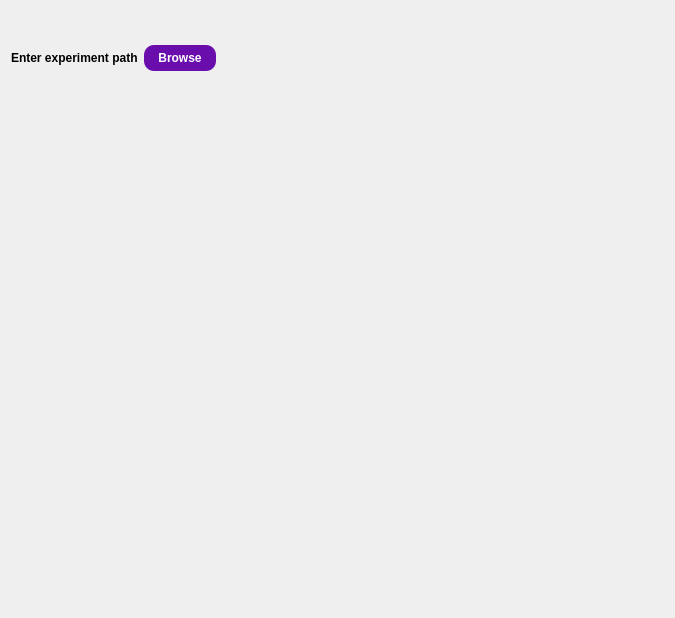
<?xml version="1.0" encoding="UTF-8"?>
<ui version="4.0">
 <class>PlotStatsInitWidget</class>
 <widget class="QWidget" name="PlotStatsInitWidget">
  <property name="enabled">
   <bool>true</bool>
  </property>
  <property name="geometry">
   <rect>
    <x>0</x>
    <y>0</y>
    <width>675</width>
    <height>618</height>
   </rect>
  </property>
  <property name="sizePolicy">
   <sizepolicy hsizetype="Fixed" vsizetype="Fixed">
    <horstretch>0</horstretch>
    <verstretch>0</verstretch>
   </sizepolicy>
  </property>
  <property name="minimumSize">
   <size>
    <width>120</width>
    <height>0</height>
   </size>
  </property>
  <property name="cursor">
   <cursorShape>PointingHandCursor</cursorShape>
  </property>
  <property name="windowTitle">
   <string>Form</string>
  </property>
  <layout class="QVBoxLayout" name="verticalLayout">
   <item>
    <widget class="QLabel" name="descriptionLabel">
     <property name="styleSheet">
      <string notr="true">QLabel {
    qproperty-alignment: 'AlignCenter';
    font-family: 'Segoe UI', Arial;
}</string>
     </property>
     <property name="text">
      <string>&lt;html&gt;&lt;head/&gt;&lt;body&gt;&lt;p&gt;&lt;br/&gt;&lt;/p&gt;&lt;/body&gt;&lt;/html&gt;</string>
     </property>
     <property name="alignment">
      <set>Qt::AlignCenter</set>
     </property>
    </widget>
   </item>
   <item>
    <layout class="QHBoxLayout" name="horizontalLayout">
     <item>
      <widget class="QLabel" name="label">
       <property name="font">
        <font>
         <weight>75</weight>
         <bold>true</bold>
        </font>
       </property>
       <property name="text">
        <string>Enter experiment path</string>
       </property>
      </widget>
     </item>
     <item>
      <widget class="QPushButton" name="browseButton">
       <property name="font">
        <font>
         <pointsize>9</pointsize>
         <weight>75</weight>
         <bold>true</bold>
        </font>
       </property>
       <property name="styleSheet">
        <string notr="true">QPushButton {
    background-color: #6a0dad;
    color: white;
    border-radius: 10px;
    padding: 6px 14px;
    font-weight: bold;
}
QPushButton:hover {
    background-color: #ec407a;
}
QPushButton:disabled {
    background-color: #ccc;
    color: #666;
}</string>
       </property>
       <property name="text">
        <string>Browse</string>
       </property>
      </widget>
     </item>
     <item>
      <widget class="QLabel" name="pathLabel">
       <property name="font">
        <font>
         <italic>true</italic>
        </font>
       </property>
       <property name="text">
        <string/>
       </property>
      </widget>
     </item>
     <item>
      <spacer name="horizontalSpacer">
       <property name="orientation">
        <enum>Qt::Horizontal</enum>
       </property>
       <property name="sizeHint" stdset="0">
        <size>
         <width>40</width>
         <height>20</height>
        </size>
       </property>
      </spacer>
     </item>
    </layout>
   </item>
   <item>
    <widget class="QLabel" name="messageLabel">
     <property name="styleSheet">
      <string notr="true">color: red; font-weight: bold;</string>
     </property>
     <property name="text">
      <string/>
     </property>
     <property name="alignment">
      <set>Qt::AlignCenter</set>
     </property>
    </widget>
   </item>
   <item>
    <spacer name="verticalSpacer">
     <property name="orientation">
      <enum>Qt::Vertical</enum>
     </property>
     <property name="sizeHint" stdset="0">
      <size>
       <width>20</width>
       <height>40</height>
      </size>
     </property>
    </spacer>
   </item>
  </layout>
 </widget>
 <resources/>
 <connections/>
</ui>
